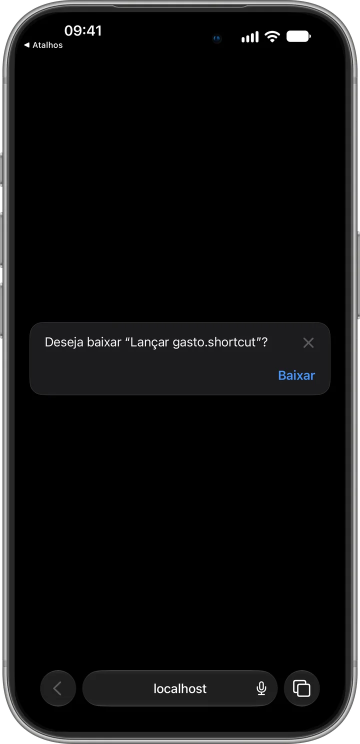
#> input picture src/components/account/assets/atalho-1-baixar.webp, 720 x 1488 px (shown at 1/2 size)
$ python cenas-apple-pay.py ../../src/components/account/assets/atalho-1-baixar.webp ../../src/components/account/assets/atalho-10-descrever.webp ../../src/components/account/assets/atalho-10-descrever.webp
#> lines starting #> are read from the running program, lines starting #| are printed output that depends on the picture
#!/usr/bin/env python3
"""
Desenha as três telas do caminho do Apple Pay que a captura não mostra sem
cadastrar um cartão: a lista "Nova Automação" (passo 3), a "Transação" com o
cartão e o modo de executar (passos 4 e 5) e a escolha do atalho "Lançar
gasto" (passo 6).

As medidas saem da captura real do app Atalhos no iOS 27 (modo escuro,
1320×2868, 09:41): cartões #1C1C1E com raio de ~58px, linhas de 156px, fio
de 3px a partir do rótulo, texto SF de 51px, título grande de 102px. A barra
de status e o botão de voltar são recortados da própria captura. Os ícones são
ladrilhos coloridos com um glifo branco desenhado aqui: nenhum logo da Apple
nem fonte de símbolos.

    python3 scripts/atalho/cenas-apple-pay.py <biblioteca.png> <automacao.png> <saida-dir>

Grava `gatilhos.png`, `transacao.png` e `escolher.png` (1320×2868) em
<saida-dir>; `moldura.py` as põe no iPhone 17 Pro prata. Precisa do Pillow.
"""

import sys
from pathlib import Path

from PIL import Image, ImageDraw, ImageFont

FONTE = "/System/Library/Fonts/SFNS.ttf"
W, H = 1320, 2868

PRETO = (0, 0, 0)
CARTAO = (28, 28, 30)
FIO = (56, 56, 59)
BRANCO = (255, 255, 255)
CINZA = (142, 142, 147)
CHEVRON = (90, 90, 94)
AZUL = (0, 145, 255)
VERDE = (48, 209, 88)

# A geometria medida na captura da Biblioteca.
CX0, CX1 = 58, W - 58  # o cartão
RAIO = 58
LINHA = 156
ROTULO_X = 222  # o rótulo com ladrilho (e o começo do fio)
TEXTO_X = 106  # o rótulo sem ícone
CHEVRON_X = 1188
TITULO_BASE = 462  # a linha de base do título grande (o topo da maiúscula em ~390)

# O topo da captura até antes dos botões: a barra de status das 09:41.
BARRA = (0, 0, W, 176)
# O botão de voltar de vidro, na captura da Automação.
VOLTAR = (52, 178, 200, 326)


# [11 lines left out: functions fonte, tela, not called in this run]


def titulo(d: ImageDraw.ImageDraw, texto: str) -> None:
    d.text((62, TITULO_BASE), texto, font=fonte(102, 700), fill=BRANCO, anchor="ls")


# [5 lines left out: function cartao, not called in this run]


def chevron(d: ImageDraw.ImageDraw, cy: int) -> None:
    d.line([(CHEVRON_X - 8, cy - 16), (CHEVRON_X + 8, cy), (CHEVRON_X - 8, cy + 16)], fill=CHEVRON, width=6, joint="curve")


def rotulo(d: ImageDraw.ImageDraw, x: int, cy: int, texto: str, cor=BRANCO, peso: int = 400) -> None:
    d.text((x, cy), texto, font=fonte(51, peso), fill=cor, anchor="lm")


def valor(d: ImageDraw.ImageDraw, x1: int, cy: int, texto: str, cor=CINZA) -> None:
    d.text((x1, cy), texto, font=fonte(51), fill=cor, anchor="rm")


# [5 lines left out: function capsula, not called in this run]


# Os glifos brancos dos ladrilhos, desenhados numa caixa de 90px centrada em (cx, cy).
def g_relogio(d, cx, cy):
    d.ellipse((cx - 27, cy - 27, cx + 27, cy + 27), outline=BRANCO, width=6)
    d.line([(cx, cy - 16), (cx, cy), (cx + 12, cy + 8)], fill=BRANCO, width=6, joint="curve")


# [4 lines left out: function g_alarme, not called in this run]


def g_lua(d, cx, cy, fundo):
    d.ellipse((cx - 26, cy - 26, cx + 26, cy + 26), fill=BRANCO)
    d.ellipse((cx - 10, cy - 38, cx + 34, cy + 6), fill=fundo)


# [4 lines left out: function g_pino, not called in this run]


def g_seta(d, cx, cy, fundo):
    d.polygon([(cx + 26, cy - 26), (cx - 28, cy - 2), (cx - 2, cy + 2), (cx + 2, cy + 28)], fill=BRANCO)


def g_envelope(d, cx, cy):
    d.rounded_rectangle((cx - 30, cy - 21, cx + 30, cy + 21), radius=6, outline=BRANCO, width=5)
    d.line([(cx - 27, cy - 17), (cx, cy + 4), (cx + 27, cy - 17)], fill=BRANCO, width=5, joint="curve")


def g_balao(d, cx, cy):
    d.ellipse((cx - 30, cy - 24, cx + 30, cy + 18), fill=BRANCO)
    d.polygon([(cx - 22, cy + 6), (cx - 30, cy + 26), (cx - 6, cy + 14)], fill=BRANCO)


# [19 lines left out: functions g_carteira, g_nfc, g_app, not called in this run]


def g_mais(d, cx, cy):
    d.line([(cx - 22, cy), (cx + 22, cy)], fill=BRANCO, width=7)
    d.line([(cx, cy - 22), (cx, cy + 22)], fill=BRANCO, width=7)


# [6 lines left out: function ladrilho, not called in this run]


GATILHOS = [
    ("Hora do Dia", (0, 122, 255), g_relogio, None),
    ("Alarme", (255, 149, 0), g_alarme, None),
    ("Sono", (94, 92, 230), g_lua, None),
    ("Chegar", (52, 199, 89), g_pino, None),
    ("Sair", (255, 59, 48), g_seta, None),
    ("E-mail", (10, 132, 255), g_envelope, None),
    ("Mensagem", (52, 199, 89), g_balao, None),
    ("Transação", (0, 0, 0), g_carteira, (72, 72, 74)),
    ("NFC", (99, 99, 102), g_nfc, None),
    ("App", (191, 90, 242), g_app, None),
]
GATILHOS_Y = 694


# [16 lines left out: function gatilhos, not called in this run]


TRANSACAO_Y1 = 610
TRANSACAO_Y2 = 1130


def tique(d, cx, cy, cor=AZUL):
    d.line([(cx - 20, cy), (cx - 6, cy + 15), (cx + 20, cy - 17)], fill=cor, width=7, joint="curve")


# [32 lines left out: functions interruptor, transacao, not called in this run]


ESCOLHER_Y = 556
ATALHOS_Y = 940
TILE_H = 330


# [53 lines left out: functions varinha, g_cronometro, tile, escolher, not called in this run]


def main() -> None:
    biblioteca = Image.open(sys.argv[1]).convert("RGB")
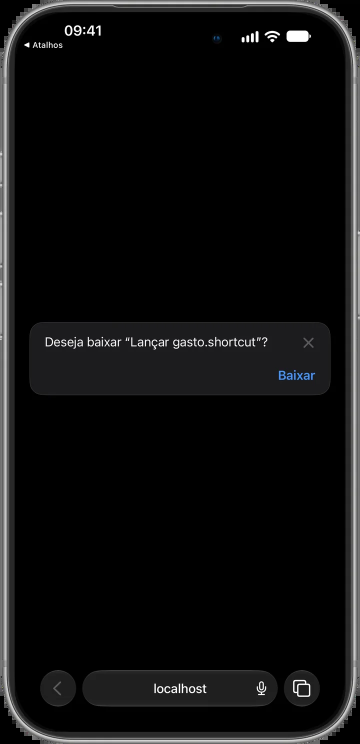
#> biblioteca: PIL image 720x1488 RGB (shown at 1/2 size); mean R, G, B 15.2, 15.2, 15.4
    automacao = Image.open(sys.argv[2]).convert("RGB")
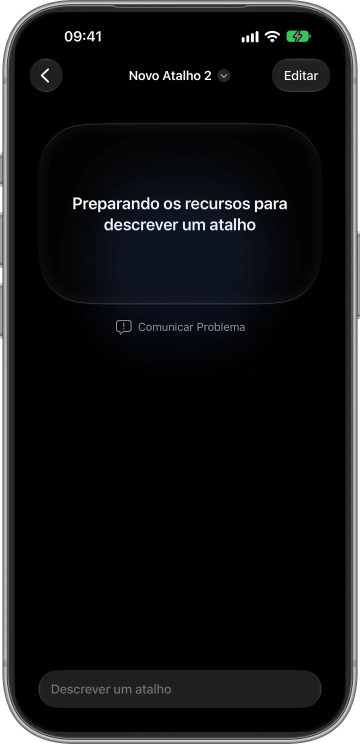
#> input picture src/components/account/assets/atalho-10-descrever.webp, 720 x 1488 px (shown at 1/2 size)
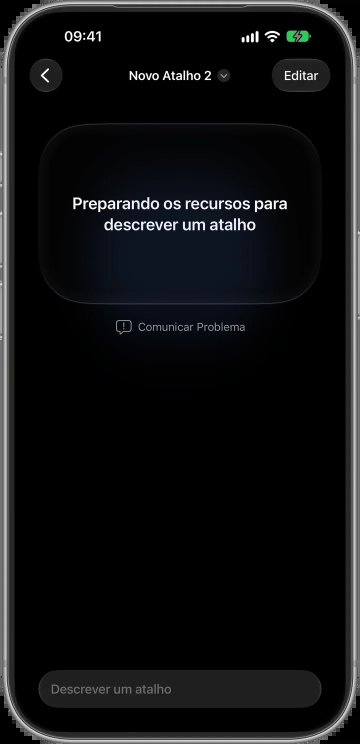
#> automacao: PIL image 720x1488 RGB (shown at 1/2 size); mean R, G, B 15.9, 16.6, 17.7
#> (the run stopped early here; a loop or call above may not have finished)
